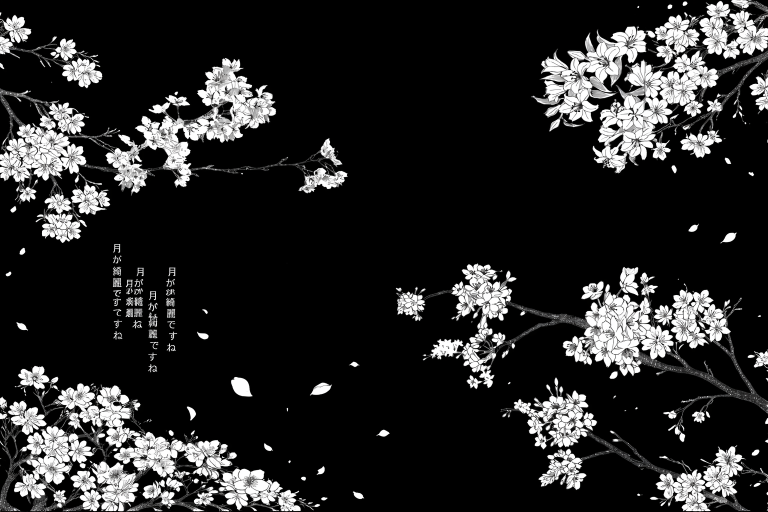
#> input picture archiso/airootfs/etc/skel/Pictures/Wallpapers/0.png, 1536 x 1024 px (shown at 1/2 size)
$ python -i wallpaper_blur_daemon.py   (imports and definitions only)
#> lines starting #> are read from the running program, lines starting #| are printed output that depends on the picture
#!/usr/bin/env python3
"""
==============================================================================
🌌 Garchy OS — Wallpaper Canvas Dynamic Blur & Dim Engine (Caelestia Edition)
==============================================================================
Monitors active Hyprland workspaces and window states.
When windows are open: smoothly transitions to blurred/dimmed wallpaper.
When workspace is empty (Desktop Mode): smoothly transitions to clean wallpaper.
"""

import os
import sys
import time
import socket
import json
import subprocess
from PIL import Image, ImageFilter, ImageEnhance

HOME = os.path.expanduser("~")
CACHE_DIR = "/tmp/garchy_wallpaper_cache"
# [1 line not run here, left out]

CLEAN_WALL_PATH = os.path.join(CACHE_DIR, "wall_clean.jpg")
BLUR_WALL_PATH = os.path.join(CACHE_DIR, "wall_blur.jpg")
CURRENT_STATE_FILE = os.path.join(CACHE_DIR, "current_state.txt")
WALL_TRACK_FILE = os.path.join(HOME, ".cache", "gally_current_wallpaper")

# [21 lines left out: function get_current_wallpaper, not called in this run]

def generate_blurred_wallpaper(src_path):
    if not os.path.exists(src_path):
        return False
    try:
        img = Image.open(src_path).convert("RGB")
#> img is the input picture: PIL image 1536x1024 RGB; mean R, G, B 39.6, 39.5, 39.6
        img.save(CLEAN_WALL_PATH, "JPEG", quality=95)

        # High-Speed Caelestia Box/Gaussian Blur + Obsidian Dim (<60ms)
        small = img.resize((img.width // 3, img.height // 3), Image.Resampling.BILINEAR)
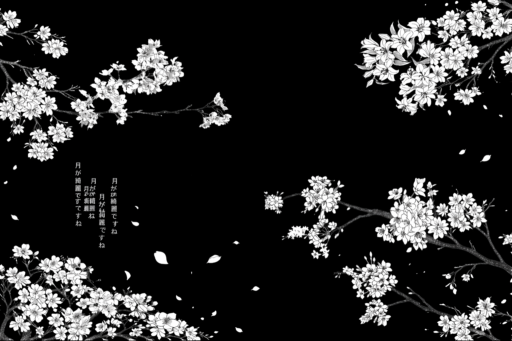
#> small: PIL image 512x341 RGB; mean R, G, B 39.6, 39.5, 39.6
        blurred = small.filter(ImageFilter.GaussianBlur(radius=6))
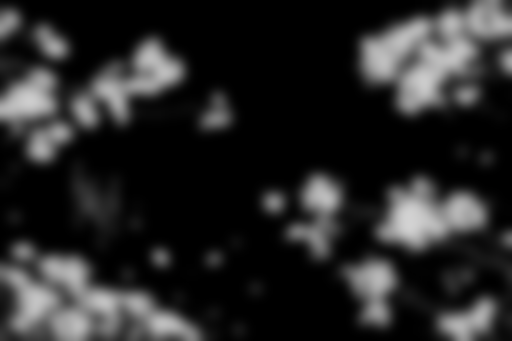
#> blurred: PIL image 512x341 RGB; mean R, G, B 39.5, 39.4, 39.4
        full_blur = blurred.resize((img.width, img.height), Image.Resampling.BILINEAR)

        enhancer = ImageEnhance.Brightness(full_blur)
        dimmed = enhancer.enhance(0.68)
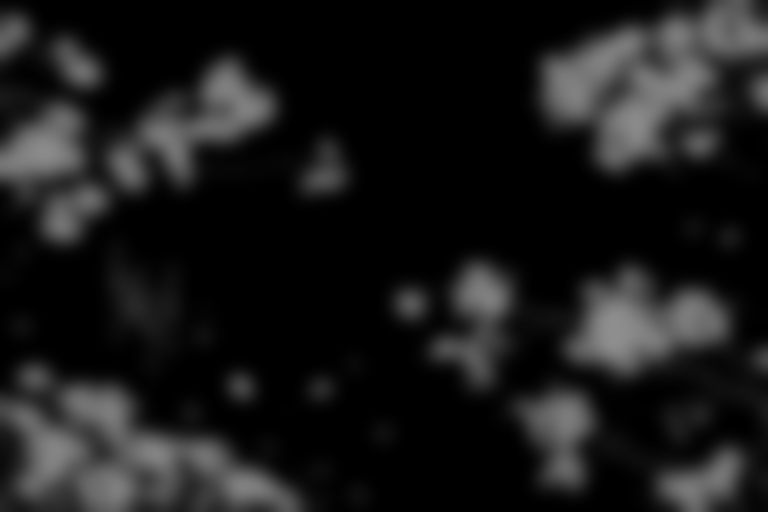
#> dimmed: PIL image 1536x1024 RGB (shown at 1/2 size); mean R, G, B 26.5, 26.5, 26.5
        dimmed.save(BLUR_WALL_PATH, "JPEG", quality=90)
        return True
    except Exception as e:
        print(f"[BlurEngine] Error generating blurred wallpaper: {e}", file=sys.stderr)
        return False

# [98 lines left out: functions set_wallpaper_mode, check_active_windows, listen_hyprland_events, not called in this run]

# [5 lines not run here, left out]

>>> result = generate_blurred_wallpaper('../../../archiso/airootfs/etc/skel/Pictures/Wallpapers/0.png')

$ run again, on archiso/airootfs/etc/skel/Pictures/Wallpapers/04.jpg
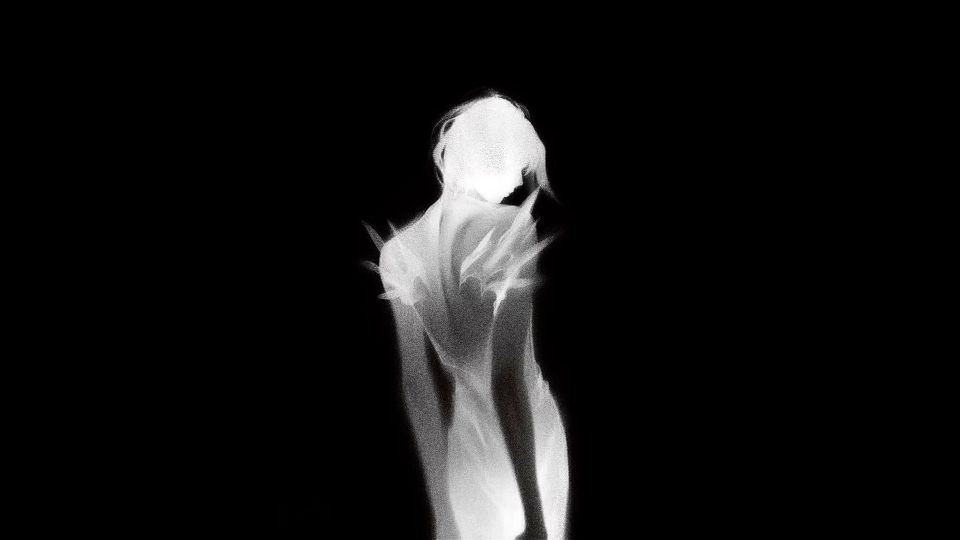
#> input picture archiso/airootfs/etc/skel/Pictures/Wallpapers/04.jpg, 1920 x 1080 px (shown at 1/2 size)
#> in generate_blurred_wallpaper, img is the input picture: PIL image 1920x1080 RGB; mean R, G, B 17.7, 17.5, 17.5
#> in generate_blurred_wallpaper, `blurred = small.filter(ImageFilter.GaussianBlur(radius=6))`:
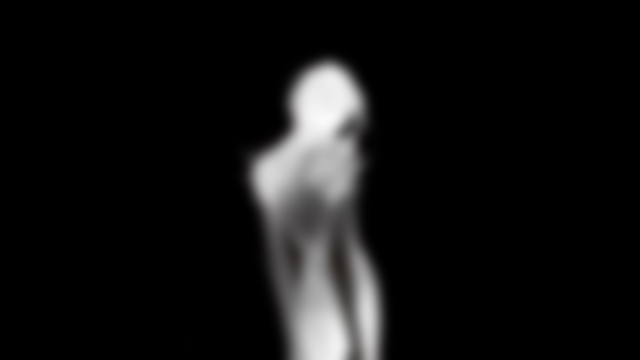
#> blurred: PIL image 640x360 RGB; mean R, G, B 17.7, 17.5, 17.5
#> in generate_blurred_wallpaper, `dimmed = enhancer.enhance(0.68)`:
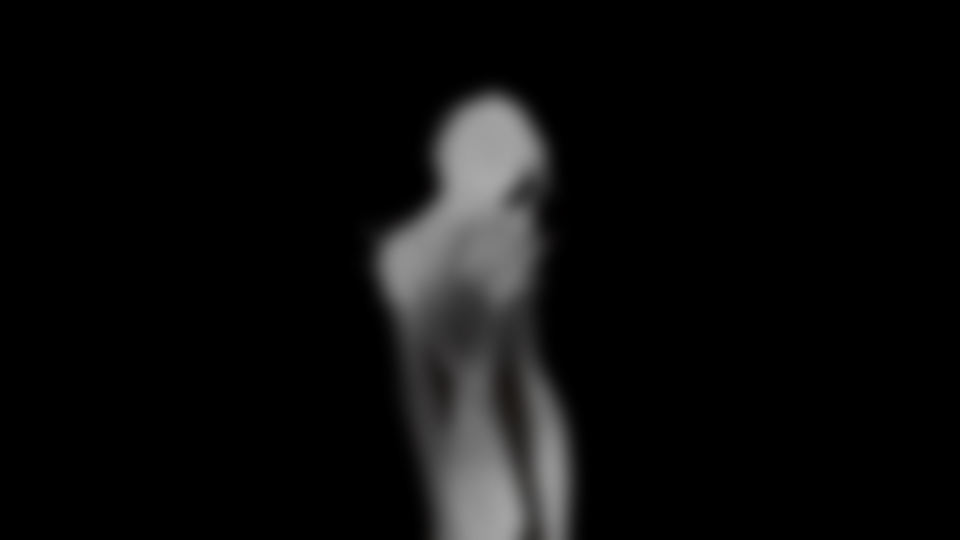
#> dimmed: PIL image 1920x1080 RGB (shown at 1/2 size); mean R, G, B 11.9, 11.8, 11.8

$ run again, on archiso/airootfs/etc/skel/Pictures/Wallpapers/05.jpg
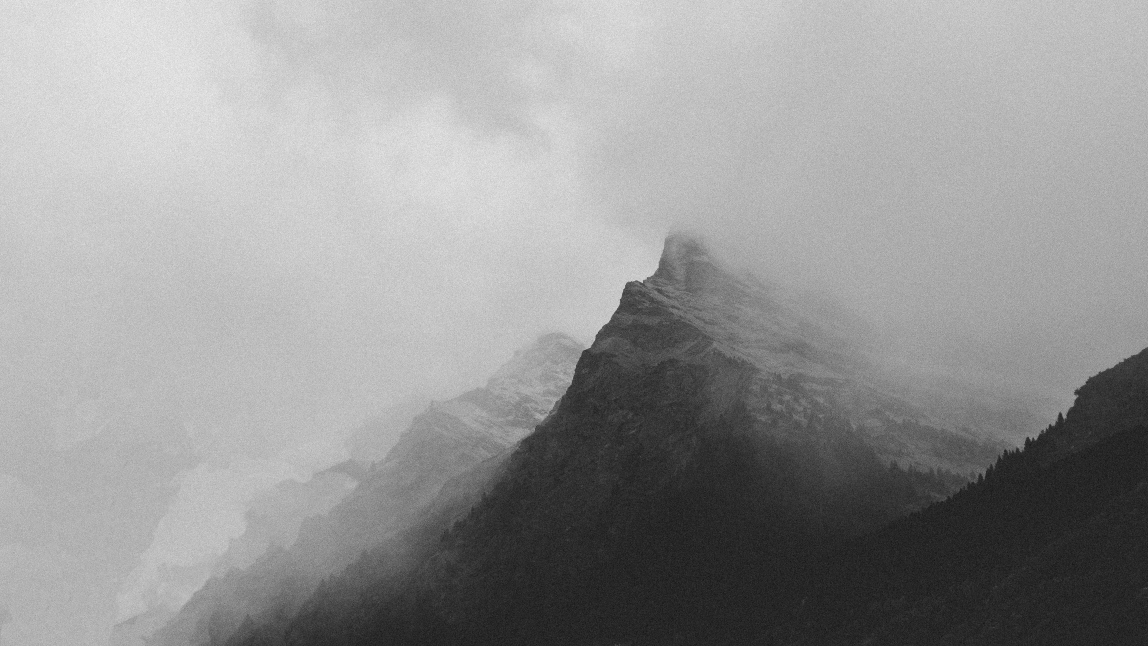
#> input picture archiso/airootfs/etc/skel/Pictures/Wallpapers/05.jpg, 4592 x 2584 px (shown at 1/4 size)
#> in generate_blurred_wallpaper, img is the input picture: PIL image 4592x2584 RGB; min 0, max 255, mean 149.8
#> in generate_blurred_wallpaper, `dimmed = enhancer.enhance(0.68)`:
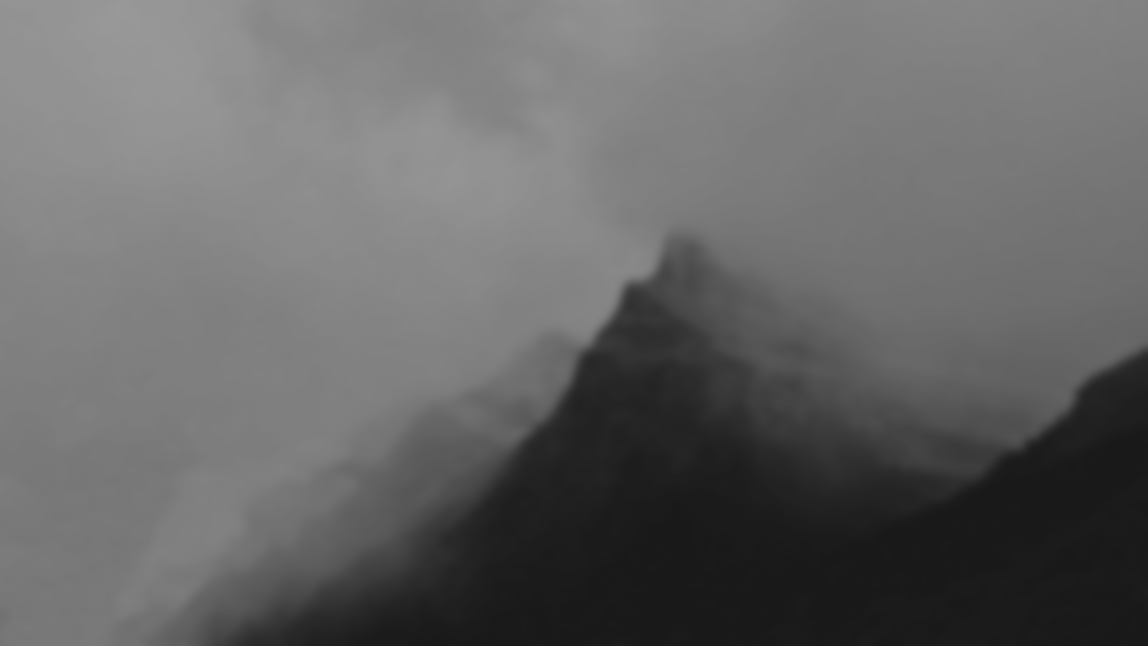
#> dimmed: PIL image 4592x2584 RGB (shown at 1/4 size); min 24, max 153, mean 101.4
